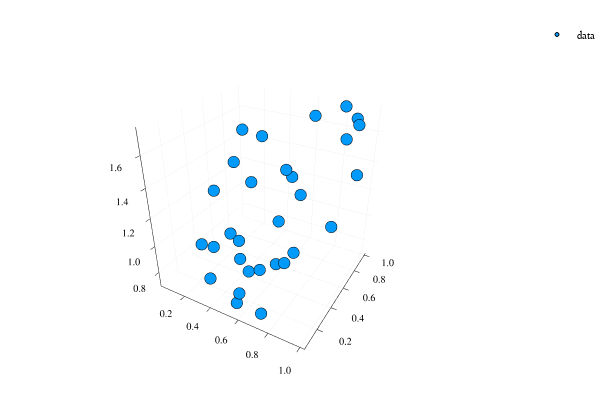

The code cell stored with this chart in its notebook:
### Markdown cell above
### Data

### Code cell
# data specification
samples = 30
noise_lvl = 0.1

# underlying (unkown) model;  Note: comment out '|> gpu' for execution on gpu
Ŵ = rand(1,2) #|> gpu
b̂ = rand(1) #|> gpu
ξ = rand(1, samples) #|> gpu

# affine linear mapping
aff(mat,vec) = (x -> mat*x .+ vec)

# create data
x = rand(2, samples) #|> gpu
y = aff(Ŵ, b̂)(x) .+ noise_lvl.*ξ

# plot helper function 
function plotting(model = nothing)
  x1 = x2 = range(0, 1; length=100) 
  p = scatter(x[1,:], x[2,:], vec(y), markersize = 2, label="data")
  if model != nothing
      # on gpu: plot!(x1, x2, (x1, x2) -> model(cu([x1,x2]))[], st=:surface, fα=0.5, colorbar_entry=false) 
      plot!(x1, x2, (x1, x2) -> model([x1,x2])[], st=:surface, fα=0.5, colorbar_entry=false)
  end
  return p
end

# plot
plotting()

### Figure 1 — Plotly figure (JSON) as saved in the notebook; plotly's stock layout.template omitted (floating-point values rounded to 4 significant figures)
{"data": [{"colorbar": {"title": ""}, "legendgroup": "data", "marker": {"color": "rgba(0, 154, 250, 1.000)", "line": {"color": "rgba(0, 0, 0, 1.000)", "width": 1}, "size": 4, "symbol": "circle"}, "mode": "markers", "name": "data", "showlegend": true, "type": "scatter3d", "x": [0.5552, 0.239, 0.9986, 0.5321, 0.953, 0.6309, 0.7381, 0.7121, 0.906, 0.7526, 0.05186, 0.09495, 0.7958, 0.2005, 0.6196, 0.8544, 0.2879, 0.5947, 0.3981, 0.0379, 0.1212, 0.5399, 0.8819, 0.2872, 0.7805, 0.5436, 0.6951, 0.4496, 0.5861, 0.2894], "xaxis": "x1", "y": [0.1221, 0.9237, 0.7082, 0.1245, 0.4856, 0.2307, 0.06449, 0.2789, 0.9435, 0.3048, 0.9638, 0.3646, 0.996, 0.3587, 0.4761, 0.888, 0.4325, 0.9974, 0.3669, 0.6088, 0.742, 0.2522, 0.9748, 0.6985, 0.3651, 0.707, 0.6107, 0.2974, 0.7079, 0.1912], "yaxis": "y1", "z": [0.8067, 1.452, 1.439, 0.7187, 1.198, 0.9366, 0.7848, 0.9782, 1.648, 0.9841, 1.451, 0.8432, 1.731, 0.8638, 1.133, 1.566, 0.9564, 1.636, 0.9776, 1.122, 1.304, 0.8727, 1.674, 1.212, 1.03, 1.363, 1.272, 0.9025, 1.324, 0.7568], "zmax": null, "zmin": null}], "layout": {"annotations": [], "height": 400, "legend": {"bgcolor": "rgba(255, 255, 255, 1.000)", "bordercolor": "rgba(0, 0, 0, 1.000)", "font": {"color": "rgba(0, 0, 0, 1.000)", "family": "sans-serif", "size": 11}, "tracegroupgap": 0, "x": 1, "y": 1}, "margin": {"b": 20, "l": 0, "r": 0, "t": 20}, "paper_bgcolor": "rgba(255, 255, 255, 1.000)", "plot_bgcolor": "rgba(255, 255, 255, 1.000)", "scene": {"camera": {"eye": {"x": 1.126, "y": -1.95, "z": 1.3}}, "xaxis": {"anchor": "y1", "domain": [0.05101, 0.9934], "gridcolor": "rgba(0, 0, 0, 0.100)", "gridwidth": 0.5, "linecolor": "rgba(0, 0, 0, 1.000)", "mirror": false, "range": [0.009078, 1.027], "showgrid": true, "showline": true, "showticklabels": true, "tickangle": 0, "tickcolor": "rgb(0, 0, 0)", "tickfont": {"color": "rgba(0, 0, 0, 1.000)", "family": "sans-serif", "size": 11}, "tickmode": "array", "ticks": "inside", "ticktext": ["0.2", "0.4", "0.6", "0.8", "1.0"], "tickvals": [0.2, 0.4, 0.6, 0.8, 1], "title": "", "titlefont": {"color": "rgba(0, 0, 0, 1.000)", "family": "sans-serif", "size": 15}, "type": "-", "visible": true, "zeroline": false, "zerolinecolor": "rgba(0, 0, 0, 1.000)"}, "yaxis": {"anchor": "x1", "domain": [0.03762, 0.9902], "gridcolor": "rgba(0, 0, 0, 0.100)", "gridwidth": 0.5, "linecolor": "rgba(0, 0, 0, 1.000)", "mirror": false, "range": [0.0365, 1.025], "showgrid": true, "showline": true, "showticklabels": true, "tickangle": 0, "tickcolor": "rgb(0, 0, 0)", "tickfont": {"color": "rgba(0, 0, 0, 1.000)", "family": "sans-serif", "size": 11}, "tickmode": "array", "ticks": "inside", "ticktext": ["0.2", "0.4", "0.6", "0.8", "1.0"], "tickvals": [0.2, 0.4, 0.6, 0.8, 1], "title": "", "titlefont": {"color": "rgba(0, 0, 0, 1.000)", "family": "sans-serif", "size": 15}, "type": "-", "visible": true, "zeroline": false, "zerolinecolor": "rgba(0, 0, 0, 1.000)"}, "zaxis": {"gridcolor": "rgba(0, 0, 0, 0.100)", "gridwidth": 0.5, "linecolor": "rgba(0, 0, 0, 1.000)", "mirror": false, "range": [0.6884, 1.761], "showgrid": true, "showline": true, "showticklabels": true, "tickangle": 0, "tickcolor": "rgb(0, 0, 0)", "tickfont": {"color": "rgba(0, 0, 0, 1.000)", "family": "sans-serif", "size": 11}, "tickmode": "array", "ticks": "inside", "ticktext": ["0.8", "1.0", "1.2", "1.4", "1.6"], "tickvals": [0.8, 1, 1.2, 1.4, 1.6], "title": "", "titlefont": {"color": "rgba(0, 0, 0, 1.000)", "family": "sans-serif", "size": 15}, "type": "-", "visible": true, "zeroline": false, "zerolinecolor": "rgba(0, 0, 0, 1.000)"}}, "showlegend": true, "width": 600}}
